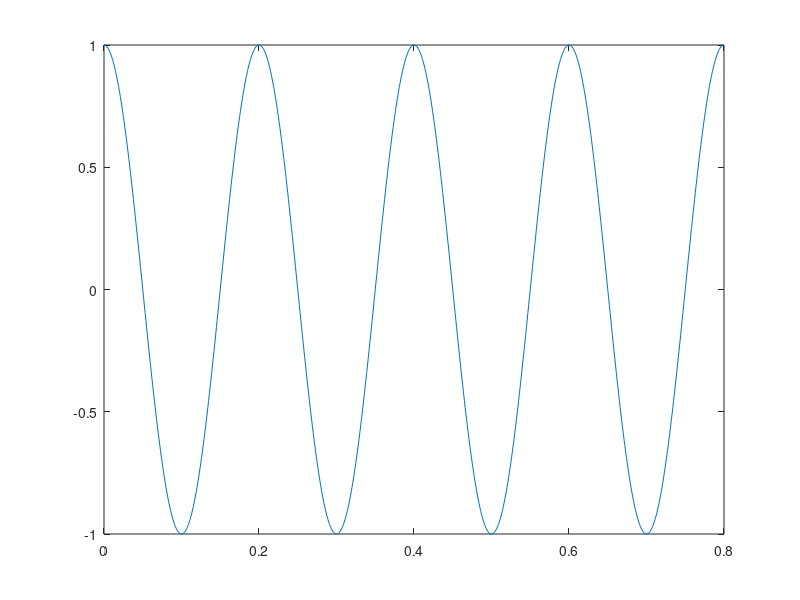

This chart was generated by the following MATLAB code:
% x(t) = Asin(2.pi.Fo.t + o)
% t0 = 1/fo = frequencia

% xt = 1.sin(10*pi*t + pi/2)

fo = 5;  %frequencia
t0 = 1/fo; %periodo
ta = 0.001; 
t = 0:ta:4*t0; %plot de 4 periodos
xt = sin(10*pi*t + pi/2);

plot(t,xt);